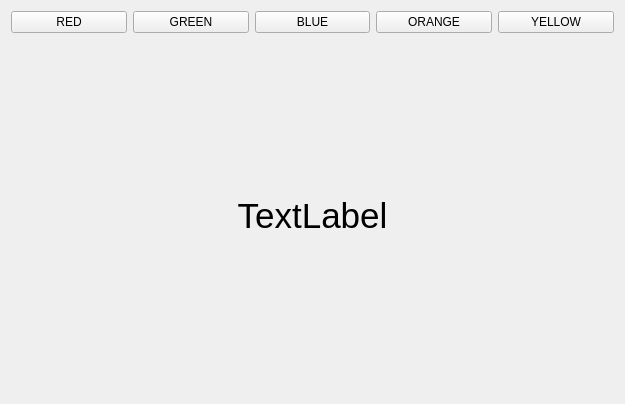
<?xml version="1.0" encoding="UTF-8"?>
<ui version="4.0">
 <class>Widget</class>
 <widget class="QWidget" name="Widget">
  <property name="geometry">
   <rect>
    <x>0</x>
    <y>0</y>
    <width>625</width>
    <height>404</height>
   </rect>
  </property>
  <property name="windowTitle">
   <string>Widget</string>
  </property>
  <layout class="QVBoxLayout" name="verticalLayout">
   <item>
    <layout class="QHBoxLayout" name="horizontalLayout">
     <item>
      <widget class="QPushButton" name="pushButton">
       <property name="text">
        <string>RED</string>
       </property>
      </widget>
     </item>
     <item>
      <widget class="QPushButton" name="pushButton_2">
       <property name="text">
        <string>GREEN</string>
       </property>
      </widget>
     </item>
     <item>
      <widget class="QPushButton" name="pushButton_3">
       <property name="text">
        <string>BLUE</string>
       </property>
      </widget>
     </item>
     <item>
      <widget class="QPushButton" name="pushButton_4">
       <property name="text">
        <string>ORANGE</string>
       </property>
      </widget>
     </item>
     <item>
      <widget class="QPushButton" name="pushButton_5">
       <property name="text">
        <string>YELLOW</string>
       </property>
      </widget>
     </item>
    </layout>
   </item>
   <item>
    <widget class="QLabel" name="label">
     <property name="sizePolicy">
      <sizepolicy hsizetype="Preferred" vsizetype="Expanding">
       <horstretch>0</horstretch>
       <verstretch>0</verstretch>
      </sizepolicy>
     </property>
     <property name="font">
      <font>
       <pointsize>26</pointsize>
      </font>
     </property>
     <property name="text">
      <string>TextLabel</string>
     </property>
     <property name="alignment">
      <set>Qt::AlignCenter</set>
     </property>
    </widget>
   </item>
  </layout>
 </widget>
 <resources/>
 <connections/>
</ui>
